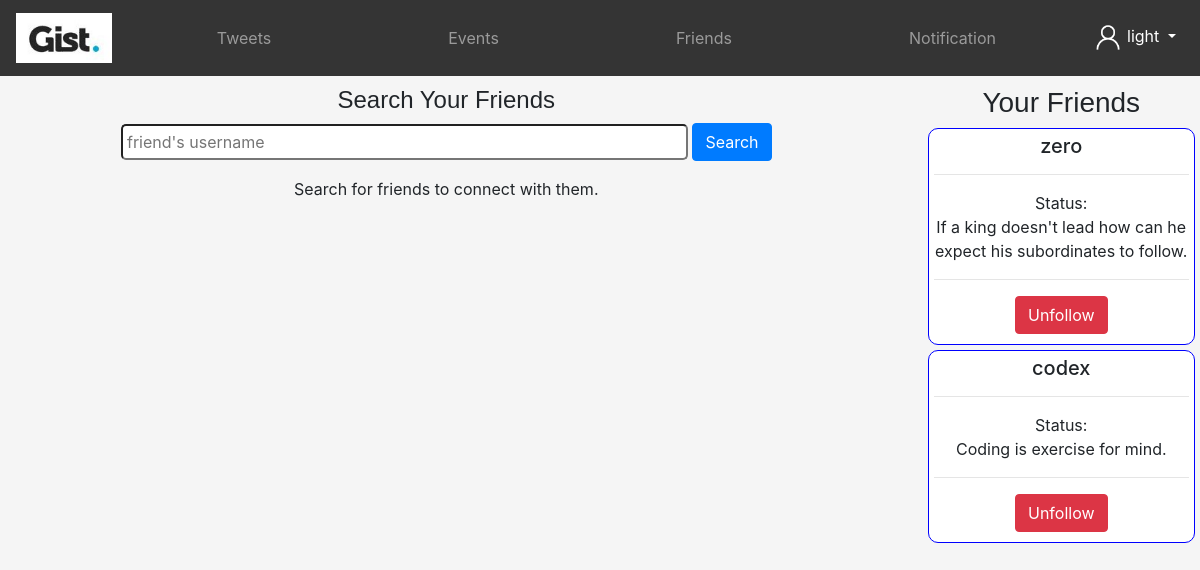
The app's page /friends (signed in), older data.
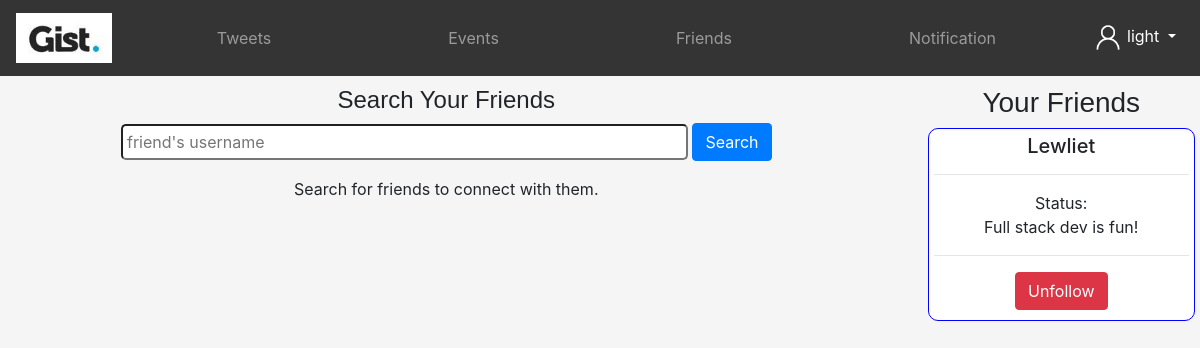
The same page, newer data.
### tables this page shows
CREATE TABLE "Users" (
	"username"	TEXT,
	"email"	TEXT COLLATE UTF16CI,
	"password"	TEXT,
	"id"	INTEGER,
	"status"	TEXT DEFAULT NULL,
	"numFriends"	NUMERIC DEFAULT 0,
	"numEvents"	INTEGER DEFAULT 0,
	"numTweets"	INTEGER DEFAULT 0,
	"friends"	TEXT DEFAULT NULL
);

### main.py (the view, shortened to what this page needs)
@app.route('/friends', methods = ['POST', 'GET'])
def friends():
    if 'id' in session:
        username = session['username']
        friendsdata = fetchFriendsdata(username)
        frndRequests = fetchFriendRequests(username)
        if(len(frndRequests) > 0):
            return render_template('friends.html', msg = "Search for friends to connect with them.", friends = friendsdata, alert = len(frndRequests))
        return render_template('friends.html', msg = "Search for friends to connect with them.", friends = friendsdata)
    return render_template('friends.html', msg = "Search for friends to connect with them.")

### pydb.py (called while the page is built)
def fetchUser(username):
    conn = sqlite3.connect('database.db')
    cur = conn.cursor()
    cur.execute("SELECT * FROM Users WHERE username = ?", (username,))
    row = cur.fetchall()
    conn.close()
    print(row)
    return row

def fetchFriends(username):
    data = fetchUser(username)
    friends = []
    if(data[0][8] != None):
        friends = data[0][8].split(',')
    return friends

def fetchFriendsdata(username):
    friends = fetchFriends(username)
    friendsdata = []
    for i in friends:
        frd = fetchUser(i)
        friendsdata.append(frd)
    return friendsdata

def fetchFriendRequests(username):
    con = sqlite3.connect('database.db')
    cur = con.cursor()
    cur.execute("SELECT * FROM frequest WHERE toUser = ?", (username, ))
    row = cur.fetchall()
    con.close()
    return row

### templates/friends.html (shortened to what the changed rows need)
<!DOCTYPE html>
<html lang="en">
<head>
    <link rel="stylesheet" href="https://cdn.jsdelivr.net/npm/bootstrap@4.5.3/dist/css/bootstrap.min.css">
</head>
<body style="background-color: whitesmoke;">
    <nav class="navbar navbar-expand-md navbar-dark bg-blak sticky-top" style="background-color: rgba(52, 52, 52) !important;">
        <div class="collapse navbar-collapse" id="navmenu">
            <ul class="navbar-nav">
                <li class="nav-item dropdown text-center">
                    <a class="nav-link dropdown-toggle text-white" href="#" id="navbarDropdown" role="button" data-toggle="dropdown" aria-haspopup="true" aria-expanded="false">
                        <img src="../static/assets/img/person.png" height="30px" width="30px">
                        {{session['username']}}
                    </a>
                </li>
            </ul>
        </div>
    </nav>
      <div class="row" style="margin-top: 10px;">
          <div class="col-sm-3">
              {% for friend in friends %}
                {% for data in friend%}
              <div style="background-color: white; margin: 5px; padding: 5px; border-radius: 10px; border: 1px solid blue; align-content: center;">
                  <h5 style="text-align: center;">{{data[0]}}</h5>
                  <hr>
                  <p style="text-align: center;">Status: <br>{{data[4]}}</p>
                  <hr>
                  <form style="align-content: center;" action="/unfollow" method="POST">
                    <div class="wd-100 d-flex justify-content-center" style="align-content: center;">
                        <button class="btn btn-danger" type="submit" style="margin-bottom: 5px;">Unfollow</button>
                    </div>
                  </form>
              </div>
                {% endfor %}
              {% endfor %}
          </div>
      </div>
</body>
</html>

Row changes from the older to the newer data that the page shows:
no longer on this page (row edited): Users: username "light"
no longer on this page (row edited): Users: username "zero", status "If a king doesn't lead how can he expect his subordinates to follow."
no longer on this page (row edited): Users: username "codex", status "Coding is exercise for mind."
now on this page (row edited): Users: username "Lewliet", status "Full stack dev is fun!"
Text that changed along with them:
{{ session['username'] }}: (not shown) → "light"
